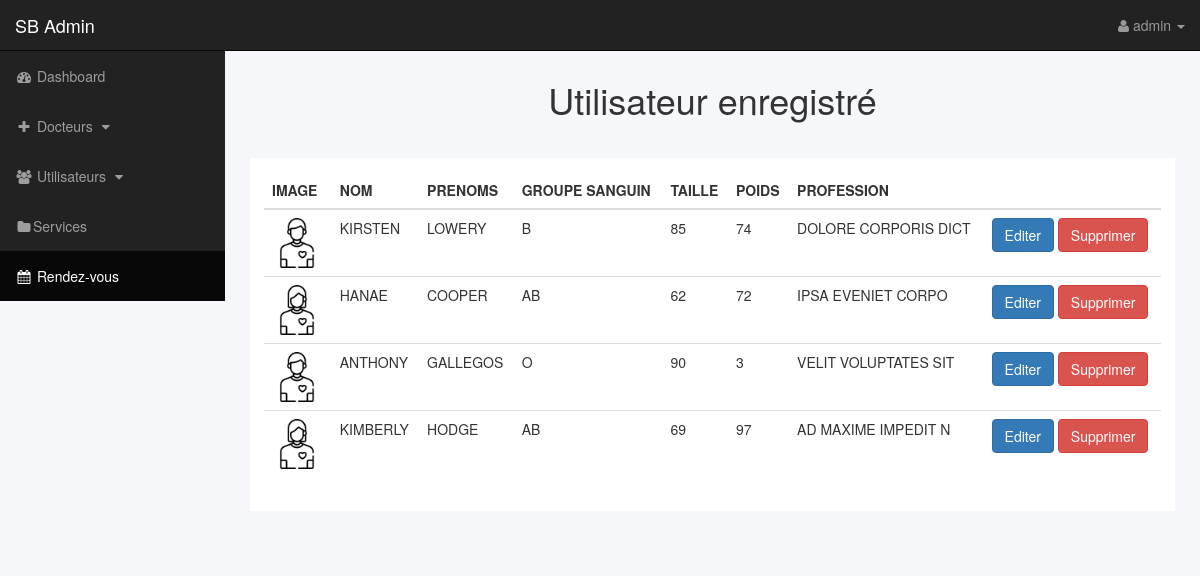
/admin/users.php (signed in), run on an earlier commit of the app's database.
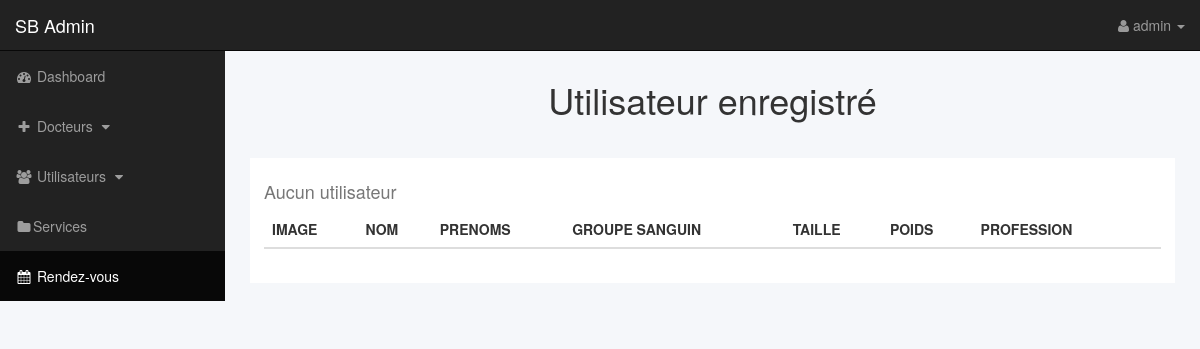
And on a later commit of the database.
### tables this page shows
CREATE TABLE `users` (
  `id` int(11) NOT NULL,
  `first_name` varchar(100) NOT NULL,
  `last_name` varchar(255) NOT NULL,
  `birth` date NOT NULL,
  `contact` varchar(30) NOT NULL,
  `emergency_contact` varchar(30) NOT NULL,
  `email` varchar(255) DEFAULT NULL,
  `sexe` enum('Homme','Femme','Autre') NOT NULL,
  `weight` int(11) NOT NULL,
  `height` int(11) NOT NULL,
  `blood` enum('A','B','AB','O') NOT NULL,
  `allergy` text NOT NULL,
  `medical_background` text NOT NULL,
  `children` int(11) NOT NULL,
  `marital_status` enum('Célibataire','Mariée','Veuve','Divorcée') NOT NULL,
  `profession` varchar(255) NOT NULL,
  `pseudo` varchar(100) NOT NULL,
  `password` varchar(255) NOT NULL,
  `picture` text DEFAULT NULL
);

### includes/functions.php (called while the page is built, shortened)
<?php
function getAllUser()
{
    global $db;
    $data = [];
    $sql = "SELECT * FROM users";
    $results = $db->query($sql);
    if ($results->num_rows > 0) {
        while ($row = $results->fetch_assoc()) {
            $data[] = $row;
        }
    }
    return $data;
}

### admin/includes/view_all_users.php (the view)
<h1 class="text-center">Utilisateur enregistré</h1>
<div class="row">
    <div class="col-lg-12 col-xl-11">
        <div class="card px-2 box-shadow " style="margin:2em auto;padding:1em; background-color:white;overflow:auto;">
            <div class="card-body">
                <table class="table bordered hover" id="tables" width="100%" cellspacing="0">
                    <thead>
                        <tr class="text-uppercase">
                            <th>Image</th>
                            <th>Nom</th>
                            <th>Prenoms</th>
                            <th>Groupe Sanguin</th>
                            <th>Taille</th>
                            <th>Poids</th>
                            <th>Profession</th>
                            <th></th>
                        </tr>
                    </thead>
                    <tbody>
                        <?php
                        $users = getAllUser();
                        if ($users) {
                            foreach ($users as $user) {
                        ?>
                                <tr>
                                    <td><a href="?p_id=<?php echo $user['id'] ?>"><img src="./../profiles/<?php echo $user['picture'] ?? "" ?>" alt="<?php echo $user['first_name'] . "_" . $user['last_name'] ?>" style="width:50px" /></a></td>
                                    <td class="text-uppercase"><?= $user['first_name'] ?></td>
                                    <td class="text-uppercase"><?= $user['last_name'] ?></td>
                                    <td><?= $user['blood'] ?></td>
                                    <td><?= $user['height'] ?></td>
                                    <td><?= $user['weight'] ?></td>
                                    <td class="text-uppercase"><?= $user['profession'] ?></td>
                                    <td><a href="?edit=<?php echo $user['id'] ?>" class="btn btn-primary p-md-1 mb-0">Editer</a>
                                    <a href="?delete=<?php echo $user['id']?>" class="btn btn-danger">Supprimer</a></td>
                                </tr>
                            <?php } ?>
                        <?php } else { ?>
                            <p class="h4 text-muted">Aucun utilisateur</p>
                        <?php } ?>
                    </tbody>
                </table>
            </div>
        </div>
    </div>
</div>

What changed in the data, as far as the page shows it:
removed users: picture (picture), first_name "KIRSTEN", last_name "LOWERY", blood "B", height "85", weight "74", profession "DOLORE CORPORIS DICT"
removed users: picture (picture), first_name "HANAE", last_name "COOPER", blood "AB", height "62", weight "72", profession "IPSA EVENIET CORPO"
removed users: picture (picture), first_name "ANTHONY", last_name "GALLEGOS", blood "O", height "90", weight "3", profession "VELIT VOLUPTATES SIT"
removed users: picture (picture), first_name "KIMBERLY", last_name "HODGE", blood "AB", height "69", weight "97", profession "AD MAXIME IMPEDIT N"
Also different on the page:
text now shown: "Aucun utilisateur"
